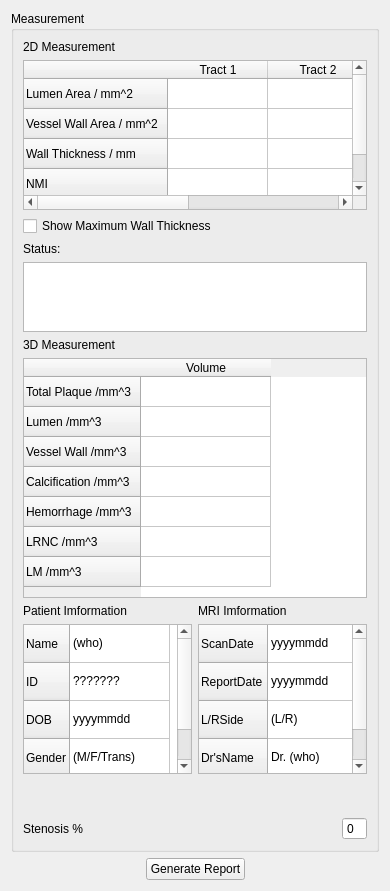
<?xml version="1.0" encoding="UTF-8"?>
<ui version="4.0">
 <class>MeasurementWidget</class>
 <widget class="QWidget" name="MeasurementWidget">
  <property name="geometry">
   <rect>
    <x>0</x>
    <y>0</y>
    <width>390</width>
    <height>891</height>
   </rect>
  </property>
  <property name="sizePolicy">
   <sizepolicy hsizetype="Minimum" vsizetype="Expanding">
    <horstretch>0</horstretch>
    <verstretch>0</verstretch>
   </sizepolicy>
  </property>
  <property name="minimumSize">
   <size>
    <width>390</width>
    <height>0</height>
   </size>
  </property>
  <property name="windowTitle">
   <string>Form</string>
  </property>
  <layout class="QVBoxLayout" name="verticalLayout">
   <item>
    <widget class="QGroupBox" name="groupBox_4">
     <property name="sizePolicy">
      <sizepolicy hsizetype="Preferred" vsizetype="Expanding">
       <horstretch>0</horstretch>
       <verstretch>0</verstretch>
      </sizepolicy>
     </property>
     <property name="title">
      <string>Measurement</string>
     </property>
     <layout class="QVBoxLayout" name="verticalLayout_2">
      <item>
       <widget class="QLabel" name="label_2">
        <property name="sizePolicy">
         <sizepolicy hsizetype="Preferred" vsizetype="Minimum">
          <horstretch>0</horstretch>
          <verstretch>0</verstretch>
         </sizepolicy>
        </property>
        <property name="text">
         <string>2D Measurement</string>
        </property>
       </widget>
      </item>
      <item>
       <widget class="QTableWidget" name="measurement2DTableWidget">
        <property name="sizePolicy">
         <sizepolicy hsizetype="Expanding" vsizetype="Minimum">
          <horstretch>0</horstretch>
          <verstretch>0</verstretch>
         </sizepolicy>
        </property>
        <property name="minimumSize">
         <size>
          <width>0</width>
          <height>150</height>
         </size>
        </property>
        <property name="maximumSize">
         <size>
          <width>16777215</width>
          <height>150</height>
         </size>
        </property>
        <property name="font">
         <font>
          <family>Arial</family>
         </font>
        </property>
        <property name="autoScroll">
         <bool>true</bool>
        </property>
        <property name="editTriggers">
         <set>QAbstractItemView::NoEditTriggers</set>
        </property>
        <property name="selectionMode">
         <enum>QAbstractItemView::ExtendedSelection</enum>
        </property>
        <property name="showGrid">
         <bool>true</bool>
        </property>
        <property name="gridStyle">
         <enum>Qt::SolidLine</enum>
        </property>
        <property name="wordWrap">
         <bool>true</bool>
        </property>
        <property name="cornerButtonEnabled">
         <bool>true</bool>
        </property>
        <attribute name="horizontalHeaderCascadingSectionResizes">
         <bool>false</bool>
        </attribute>
        <attribute name="horizontalHeaderDefaultSectionSize">
         <number>100</number>
        </attribute>
        <attribute name="horizontalHeaderHighlightSections">
         <bool>true</bool>
        </attribute>
        <attribute name="horizontalHeaderShowSortIndicator" stdset="0">
         <bool>false</bool>
        </attribute>
        <attribute name="verticalHeaderCascadingSectionResizes">
         <bool>false</bool>
        </attribute>
        <row>
         <property name="text">
          <string>Lumen Area / mm^2</string>
         </property>
        </row>
        <row>
         <property name="text">
          <string>Vessel Wall Area / mm^2</string>
         </property>
        </row>
        <row>
         <property name="text">
          <string>Wall Thickness / mm</string>
         </property>
        </row>
        <row>
         <property name="text">
          <string>NMI</string>
         </property>
        </row>
        <column>
         <property name="text">
          <string>Tract 1</string>
         </property>
        </column>
        <column>
         <property name="text">
          <string>Tract 2</string>
         </property>
        </column>
       </widget>
      </item>
      <item>
       <widget class="QCheckBox" name="maximumWallThicknessChkBox">
        <property name="text">
         <string>Show Maximum Wall Thickness</string>
        </property>
       </widget>
      </item>
      <item>
       <widget class="QLabel" name="label_6">
        <property name="text">
         <string>Status:</string>
        </property>
       </widget>
      </item>
      <item>
       <widget class="QTextBrowser" name="MWTTextBrowser">
        <property name="sizePolicy">
         <sizepolicy hsizetype="Expanding" vsizetype="Preferred">
          <horstretch>0</horstretch>
          <verstretch>0</verstretch>
         </sizepolicy>
        </property>
        <property name="maximumSize">
         <size>
          <width>16777215</width>
          <height>16777215</height>
         </size>
        </property>
        <property name="autoFillBackground">
         <bool>false</bool>
        </property>
        <property name="styleSheet">
         <string notr="true"/>
        </property>
       </widget>
      </item>
      <item>
       <widget class="QLabel" name="label_3">
        <property name="sizePolicy">
         <sizepolicy hsizetype="Preferred" vsizetype="Minimum">
          <horstretch>0</horstretch>
          <verstretch>0</verstretch>
         </sizepolicy>
        </property>
        <property name="text">
         <string>3D Measurement</string>
        </property>
       </widget>
      </item>
      <item>
       <widget class="QTableWidget" name="measurement3DTableWidget">
        <property name="sizePolicy">
         <sizepolicy hsizetype="Preferred" vsizetype="Minimum">
          <horstretch>0</horstretch>
          <verstretch>0</verstretch>
         </sizepolicy>
        </property>
        <property name="minimumSize">
         <size>
          <width>0</width>
          <height>240</height>
         </size>
        </property>
        <property name="editTriggers">
         <set>QAbstractItemView::NoEditTriggers</set>
        </property>
        <attribute name="horizontalHeaderDefaultSectionSize">
         <number>130</number>
        </attribute>
        <row>
         <property name="text">
          <string>Total Plaque /mm^3</string>
         </property>
        </row>
        <row>
         <property name="text">
          <string>Lumen /mm^3</string>
         </property>
        </row>
        <row>
         <property name="text">
          <string>Vessel Wall /mm^3</string>
         </property>
        </row>
        <row>
         <property name="text">
          <string>Calcification /mm^3</string>
         </property>
        </row>
        <row>
         <property name="text">
          <string>Hemorrhage /mm^3</string>
         </property>
        </row>
        <row>
         <property name="text">
          <string>LRNC /mm^3</string>
         </property>
        </row>
        <row>
         <property name="text">
          <string>LM /mm^3</string>
         </property>
        </row>
        <column>
         <property name="text">
          <string>Volume</string>
         </property>
        </column>
       </widget>
      </item>
      <item>
       <layout class="QGridLayout" name="gridLayout">
        <property name="sizeConstraint">
         <enum>QLayout::SetMinimumSize</enum>
        </property>
        <item row="0" column="0">
         <widget class="QLabel" name="label">
          <property name="text">
           <string>Patient Imformation</string>
          </property>
         </widget>
        </item>
        <item row="0" column="1">
         <widget class="QLabel" name="label_5">
          <property name="text">
           <string>MRI Imformation</string>
          </property>
         </widget>
        </item>
        <item row="1" column="0">
         <widget class="QTableWidget" name="patientTableWidget">
          <property name="sizePolicy">
           <sizepolicy hsizetype="Preferred" vsizetype="Minimum">
            <horstretch>0</horstretch>
            <verstretch>0</verstretch>
           </sizepolicy>
          </property>
          <property name="minimumSize">
           <size>
            <width>0</width>
            <height>150</height>
           </size>
          </property>
          <attribute name="horizontalHeaderVisible">
           <bool>false</bool>
          </attribute>
          <attribute name="verticalHeaderDefaultSectionSize">
           <number>38</number>
          </attribute>
          <row>
           <property name="text">
            <string>Name</string>
           </property>
          </row>
          <row>
           <property name="text">
            <string>ID</string>
           </property>
          </row>
          <row>
           <property name="text">
            <string>DOB</string>
           </property>
          </row>
          <row>
           <property name="text">
            <string>Gender</string>
           </property>
          </row>
          <column>
           <property name="text">
            <string>Data</string>
           </property>
          </column>
          <item row="0" column="0">
           <property name="text">
            <string>(who)</string>
           </property>
          </item>
          <item row="1" column="0">
           <property name="text">
            <string>???????</string>
           </property>
          </item>
          <item row="2" column="0">
           <property name="text">
            <string>yyyymmdd</string>
           </property>
          </item>
          <item row="3" column="0">
           <property name="text">
            <string>(M/F/Trans)</string>
           </property>
          </item>
         </widget>
        </item>
        <item row="1" column="1">
         <widget class="QTableWidget" name="MRITableWidget">
          <property name="sizePolicy">
           <sizepolicy hsizetype="Preferred" vsizetype="Minimum">
            <horstretch>0</horstretch>
            <verstretch>0</verstretch>
           </sizepolicy>
          </property>
          <property name="minimumSize">
           <size>
            <width>0</width>
            <height>150</height>
           </size>
          </property>
          <attribute name="horizontalHeaderVisible">
           <bool>false</bool>
          </attribute>
          <attribute name="horizontalHeaderMinimumSectionSize">
           <number>25</number>
          </attribute>
          <attribute name="verticalHeaderDefaultSectionSize">
           <number>38</number>
          </attribute>
          <attribute name="verticalHeaderMinimumSectionSize">
           <number>20</number>
          </attribute>
          <row>
           <property name="text">
            <string>ScanDate</string>
           </property>
          </row>
          <row>
           <property name="text">
            <string>ReportDate</string>
           </property>
          </row>
          <row>
           <property name="text">
            <string>L/RSide</string>
           </property>
          </row>
          <row>
           <property name="text">
            <string>Dr'sName</string>
           </property>
          </row>
          <column>
           <property name="text">
            <string>Data</string>
           </property>
          </column>
          <item row="0" column="0">
           <property name="text">
            <string>yyyymmdd</string>
           </property>
          </item>
          <item row="1" column="0">
           <property name="text">
            <string>yyyymmdd</string>
           </property>
          </item>
          <item row="2" column="0">
           <property name="text">
            <string>(L/R)</string>
           </property>
          </item>
          <item row="3" column="0">
           <property name="text">
            <string>Dr. (who)</string>
           </property>
          </item>
         </widget>
        </item>
       </layout>
      </item>
      <item>
       <spacer name="verticalSpacer">
        <property name="orientation">
         <enum>Qt::Vertical</enum>
        </property>
        <property name="sizeHint" stdset="0">
         <size>
          <width>20</width>
          <height>161</height>
         </size>
        </property>
       </spacer>
      </item>
      <item>
       <layout class="QHBoxLayout" name="horizontalLayout_2">
        <property name="bottomMargin">
         <number>0</number>
        </property>
        <item>
         <widget class="QLabel" name="label_4">
          <property name="text">
           <string>Stenosis %</string>
          </property>
         </widget>
        </item>
        <item>
         <spacer name="horizontalSpacer">
          <property name="orientation">
           <enum>Qt::Horizontal</enum>
          </property>
          <property name="sizeHint" stdset="0">
           <size>
            <width>40</width>
            <height>20</height>
           </size>
          </property>
         </spacer>
        </item>
        <item>
         <widget class="QSpinBox" name="stenosisSpinBox">
          <property name="buttonSymbols">
           <enum>QAbstractSpinBox::NoButtons</enum>
          </property>
         </widget>
        </item>
       </layout>
      </item>
     </layout>
     <zorder>label_2</zorder>
     <zorder>measurement2DTableWidget</zorder>
     <zorder>label_3</zorder>
     <zorder>measurement3DTableWidget</zorder>
     <zorder></zorder>
     <zorder>verticalSpacer</zorder>
     <zorder>label_6</zorder>
     <zorder>maximumWallThicknessChkBox</zorder>
     <zorder>MWTTextBrowser</zorder>
    </widget>
   </item>
   <item>
    <layout class="QHBoxLayout" name="horizontalLayout">
     <item>
      <spacer name="horizontalSpacer_2">
       <property name="orientation">
        <enum>Qt::Horizontal</enum>
       </property>
       <property name="sizeHint" stdset="0">
        <size>
         <width>40</width>
         <height>20</height>
        </size>
       </property>
      </spacer>
     </item>
     <item>
      <widget class="QPushButton" name="generateReportPushButton">
       <property name="text">
        <string>Generate Report</string>
       </property>
      </widget>
     </item>
     <item>
      <spacer name="horizontalSpacer_3">
       <property name="orientation">
        <enum>Qt::Horizontal</enum>
       </property>
       <property name="sizeHint" stdset="0">
        <size>
         <width>40</width>
         <height>20</height>
        </size>
       </property>
      </spacer>
     </item>
    </layout>
   </item>
  </layout>
 </widget>
 <resources/>
 <connections/>
</ui>
